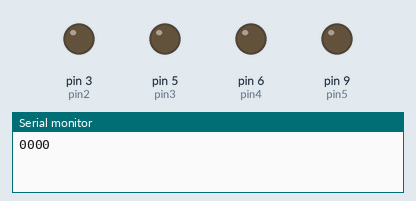
Simulated run of this sketch. Board: Arduino Uno, built with avr-gcc and run on an emulated ATmega328P. Parts: output pins drawn as LEDs (lit = HIGH), the last lines printed to the serial monitor.

Above: at 0.5 s.
At 2.5 s:
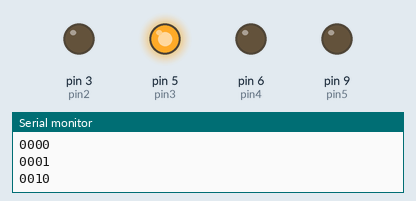
At 4.5 s:
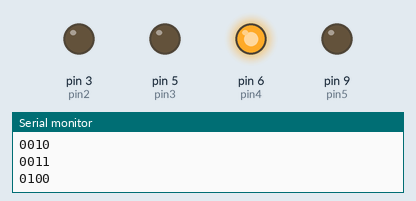
At 9.5 s:
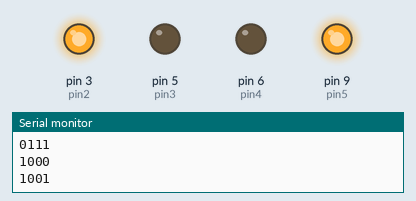
At 14.5 s:
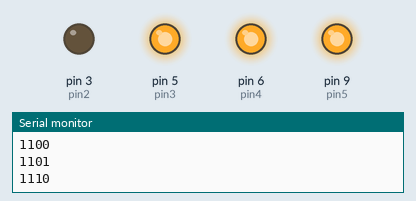
At 19.5 s:
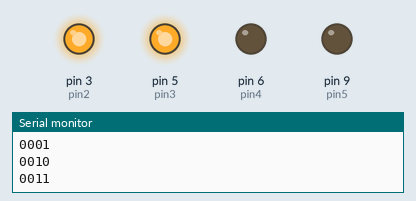
Timing chart, 0 to 20.8 s (numbered marks = the images above):
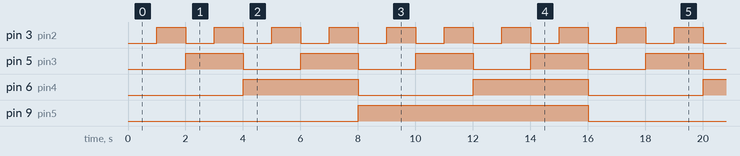

Measured:
- by itself, pin 3 (pin2): alternates HIGH for 1.0 s and LOW for 1.0 s
- by itself, pin 5 (pin3): alternates HIGH for 2.0 s and LOW for 2.0 s
- by itself, pin 6 (pin4): alternates HIGH for 4.0 s and LOW for 4.0 s
- by itself, pin 9 (pin5): alternates HIGH for 8.0 s and LOW for 8.0 s

The sketch:

5._LED_Binary_Counter_Lab1.ino
```cpp
int pin2=3,pin3=5,pin4=6,pin5=9;
int t=1000;


void setup() {
  // put your setup code here, to run once:
pinMode(pin2,OUTPUT);
pinMode(pin3,OUTPUT);
pinMode(pin4,OUTPUT);
pinMode(pin5,OUTPUT);
Serial.begin(9600);
}

void loop() {
  // put your main code here, to run repeatedly:
// 0 = 0000
digitalWrite(pin2,LOW);
digitalWrite(pin3,LOW);
digitalWrite(pin4,LOW);
digitalWrite(pin5,LOW);
Serial.println("0000");
delay(t);

// 1 = 0001
digitalWrite(pin2,HIGH);
digitalWrite(pin3,LOW);
digitalWrite(pin4,LOW);
digitalWrite(pin5,LOW);
Serial.println("0001");
delay(t);

// 2 = 0010
digitalWrite(pin2,LOW);
digitalWrite(pin3,HIGH);
digitalWrite(pin4,LOW);
digitalWrite(pin5,LOW);
Serial.println("0010");
delay(t);

// 3 = 0011
digitalWrite(pin2,HIGH);
digitalWrite(pin3,HIGH);
digitalWrite(pin4,LOW);
digitalWrite(pin5,LOW);
Serial.println("0011");
delay(t);

// 4 = 0100
digitalWrite(pin2,LOW);
digitalWrite(pin3,LOW);
digitalWrite(pin4,HIGH);
digitalWrite(pin5,LOW);
Serial.println("0100");
delay(t);

// 5 = 0101
digitalWrite(pin2,HIGH);
digitalWrite(pin3,LOW);
digitalWrite(pin4,HIGH);
digitalWrite(pin5,LOW);
Serial.println("0101");
delay(t);

// 6 = 0110
digitalWrite(pin2,LOW);
digitalWrite(pin3,HIGH);
digitalWrite(pin4,HIGH);
digitalWrite(pin5,LOW);
Serial.println("0110");
delay(t);

// 7 = 0111
digitalWrite(pin2,HIGH);
digitalWrite(pin3,HIGH);
digitalWrite(pin4,HIGH);
digitalWrite(pin5,LOW);
Serial.println("0111");
delay(t);

// 8 = 1000
digitalWrite(pin2,LOW);
digitalWrite(pin3,LOW);
digitalWrite(pin4,LOW);
digitalWrite(pin5,HIGH);
Serial.println("1000");
delay(t);

// 9 = 1001
digitalWrite(pin2,HIGH);
digitalWrite(pin3,LOW);
digitalWrite(pin4,LOW);
digitalWrite(pin5,HIGH);
Serial.println("1001");
delay(t);

// 10 = 1010
digitalWrite(pin2,LOW);
digitalWrite(pin3,HIGH);
digitalWrite(pin4,LOW);
digitalWrite(pin5,HIGH);
Serial.println("1010");
delay(t);

// 11 = 1011
digitalWrite(pin2,HIGH);
digitalWrite(pin3,HIGH);
digitalWrite(pin4,LOW);
digitalWrite(pin5,HIGH);
Serial.println("1011");
delay(t);

// 12 = 1100
digitalWrite(pin2,LOW);
digitalWrite(pin3,LOW);
digitalWrite(pin4,HIGH);
digitalWrite(pin5,HIGH);
Serial.println("1100");
delay(t);

// 13 = 1101
digitalWrite(pin2,HIGH);
digitalWrite(pin3,LOW);
digitalWrite(pin4,HIGH);
digitalWrite(pin5,HIGH);
Serial.println("1101");
delay(t);

// 14 = 1110
digitalWrite(pin2,LOW);
digitalWrite(pin3,HIGH);
digitalWrite(pin4,HIGH);
digitalWrite(pin5,HIGH);
Serial.println("1110");
delay(t);

// 15 = 1111
digitalWrite(pin2,HIGH);
digitalWrite(pin3,HIGH);
digitalWrite(pin4,HIGH);
digitalWrite(pin5,HIGH);
Serial.println("1111");
delay(t);
}
```
